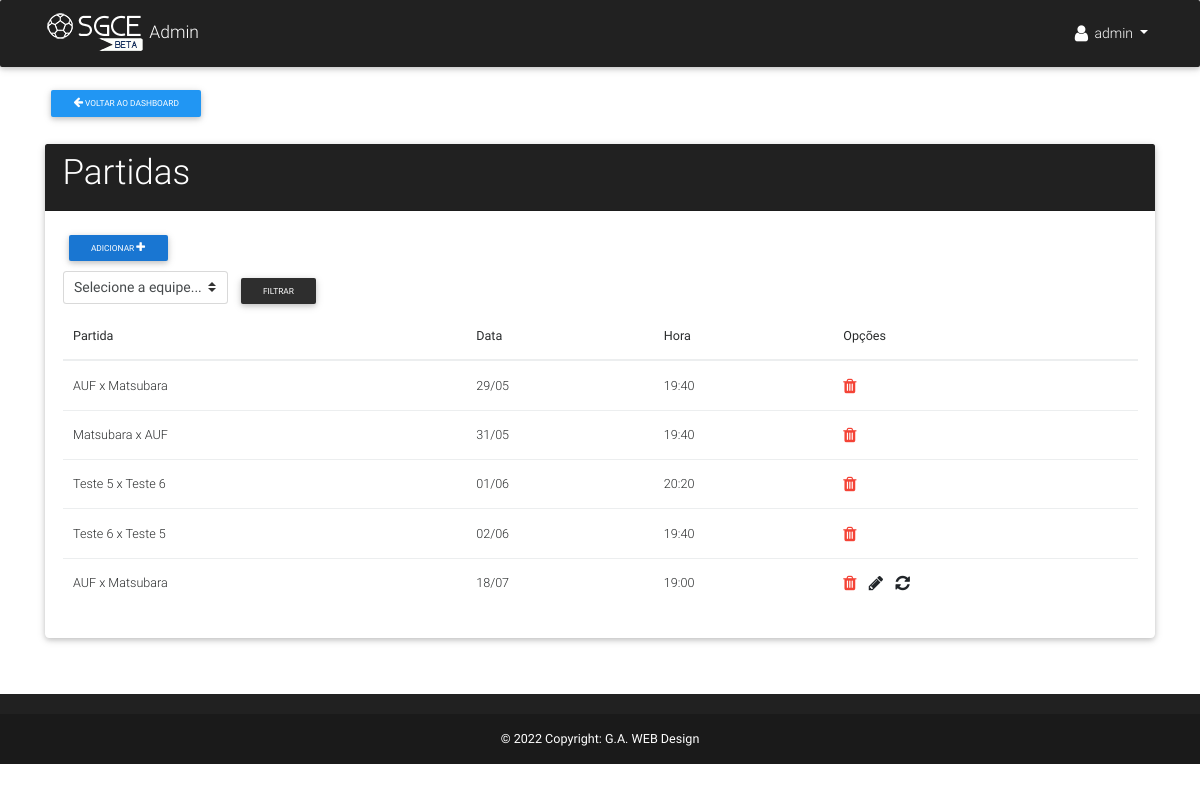
/manager/campeonatos/list_partida/1/ (signed in), run on an earlier commit of the app's database.
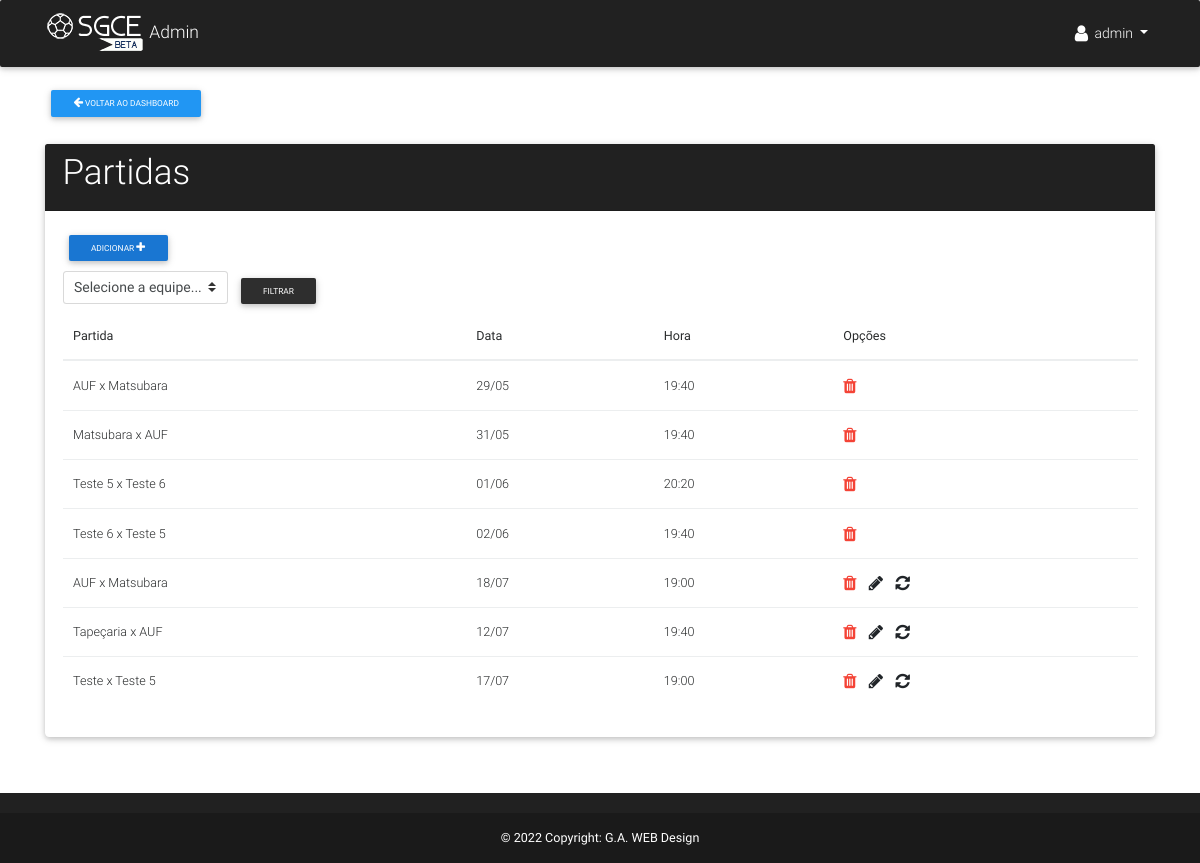
And on a later commit of the database.
### app/models.py (models this page shows, shortened)
class Partida(models.Model):
    FASE = (
        ('G', 'Grupos'),
        ('O','Oitavas'),
        ('Q','Quartas'),
        ('S', 'Semi-final'),
        ('F', 'Final')
    )
    mandante = models.ForeignKey(Equipe, verbose_name='Mandante', related_name='mandante')
    visitante = models.ForeignKey(Equipe, verbose_name='Visitante', related_name='visitante')
    rodada = models.PositiveIntegerField('Rodada', null=True, blank=True)
    campeonato = models.PositiveIntegerField('Campeonato', default=None)
    gols_mandante = models.PositiveIntegerField('Gols mandante', default=0)
    gols_visitante = models.PositiveIntegerField('Gols visitante', default=0)
    total_cart_amarelo = models.PositiveIntegerField('Cartões amarelos', default=0)
    total_cart_vermelho = models.PositiveIntegerField('Cartões vermelhos', default=0)
    data = models.DateTimeField('Data', null=True, blank=True)
    hora = models.CharField('Hora', default="--:--", max_length=5, null=True, blank=True)
    finalizada = models.BooleanField(default=False)
    fase = models.CharField('Fase', max_length=1, choices=FASE, default='G')
    def __str__(self):
        return '%s x %s' % (self.mandante, self.visitante)

class Equipe(models.Model):
    nome = models.CharField('Nome', max_length=50)
    pontos = models.PositiveIntegerField('Pts', default=0)
    vitorias = models.PositiveIntegerField('V', default=0)
    empates = models.PositiveIntegerField('E', default=0)
    derrotas = models.PositiveIntegerField('D', default=0)
    gols_marcados = models.PositiveIntegerField('GP', default=0)
    gols_sofridos = models.PositiveIntegerField('GC', default=0)
    saldo_gols = models.IntegerField('SG', default=0)
    grupo = models.ForeignKey(Grupo, verbose_name='Grupo', null=True, blank=True)
    campeonato = models.PositiveIntegerField('Campeonato', default=0)
    emblema = models.ImageField('Emblema', upload_to='emblemas/', null=True, blank=True)
    class Meta:
        ordering = ['-pontos', '-vitorias', '-empates', '-derrotas','-saldo_gols']
    def __str__(self):
        return self.nome

### app/views.py (the view)
# urls.py: url(r'^manager/campeonatos/list_partida/(?P<pk>[0-9]+)/$', partida_list, name='list_partida'),
@login_required(login_url='/manager/login/')
def partida_list(request, pk):
    equipes = Equipe.objects.filter(campeonato=pk)
    if request.method == 'GET':
        if 'equipe' in request.GET:
            partidas = Partida.objects.filter(Q(mandante = request.GET['equipe']) | Q(visitante = request.GET['equipe'])).order_by('pk')
            return render(request, 'manager/read/listar_partidas.html', {'partidas':partidas, 'equipes':equipes, 'pk':pk})
        else:
            partidas = Partida.objects.filter(campeonato=pk).order_by('pk')
            return render(request, 'manager/read/listar_partidas.html', {'partidas':partidas, 'equipes':equipes, 'pk':pk})

### app/templates/manager/read/listar_partidas.html (shortened to what this page needs)
{% extends 'manager/base.html' %}
{% block content %}
<br><br>
<div class="row">
  <div class="col-lg-12">
    <a href="{% url 'manage_campeonato' pk=pk %}" class="btn btn-sm blue">
        <span class="fa fa-arrow-left"></span>
        Voltar ao dashboard
    </a>
    <div class="row justify-content-center mt-4">
      <div class="col-lg-12">
        <div class="card">
          <div class="card-header elegant-color-dark white-text">
            <h1 class="h1-responsive">Partidas</h1>
          </div>
          <div class="card-body">
            <a href="{% url 'add_partida' pk=pk %}" class="pull-left black-text mr-5 btn btn-blue btn-sm">
                Adicionar
                <span class="fa fa-plus fa-lg white-text"></span>
            </a><br><br>
            {% if partidas %}
            <form method="get" class="form-inline">
                <select class="custom-select mb-2 mr-sm-2 mb-sm-0" id="equipe" name="equipe" required>
                    <option value="">Selecione a equipe...</option>
                </select>
                <button type="submit" class="btn btn-elegant btn-sm">Filtrar</button>
            </form>
            <div class="table-responsive">
                <table class="table">
                    <thead>
                        <tr>
                            <th>Partida</th>
                            <th>Data</th>
                            <th>Hora</th>
                            <th>Opções</th>
                        </tr>
                    </thead>
                    <tbody>
                        {% for partida in partidas %}
                        <tr>
                            <td>{{partida}}</td>
                            <td>{{partida.data|date:"d/m"}}</td>
                            <td>{{partida.hora}}</td>
                            <td>
                                <a href="{% url 'partida_remove' pk=partida.pk%}">
                                    <span class="fa fa-trash fa-lg red-text"></span>
                                </a>
                                {% if partida.finalizada == False %}
                                <a href="{% url 'partida_edit' pk=partida.pk %}">
                                    <span class="fa fa-pencil fa-lg"></span>
                                </a>
                                <a href="{% url 'update_resultado' pk=partida.pk %}">
                                    <span class="fa fa-refresh fa-lg"></span>
                                </a>
                                {% endif %}
                            </td>
                        </tr>
                        {% endfor %}
                    </tbody>
                </table>
            </div>
            {% else %}
            <p>Ainda não há partidas cadastradas =(</p>
            {% endif %}
          </div>
        </div>
      </div>
    </div>
  </div>
</div>
{% endblock %}

What changed in the data, as far as the page shows it:
added Partida: mandante+visitante "Tapeçaria x AUF", data "12/07", hora "19:40", finalizada False (drawn)
added Partida: mandante+visitante "Teste x Teste 5", data "17/07", hora "19:00", finalizada False (drawn)
